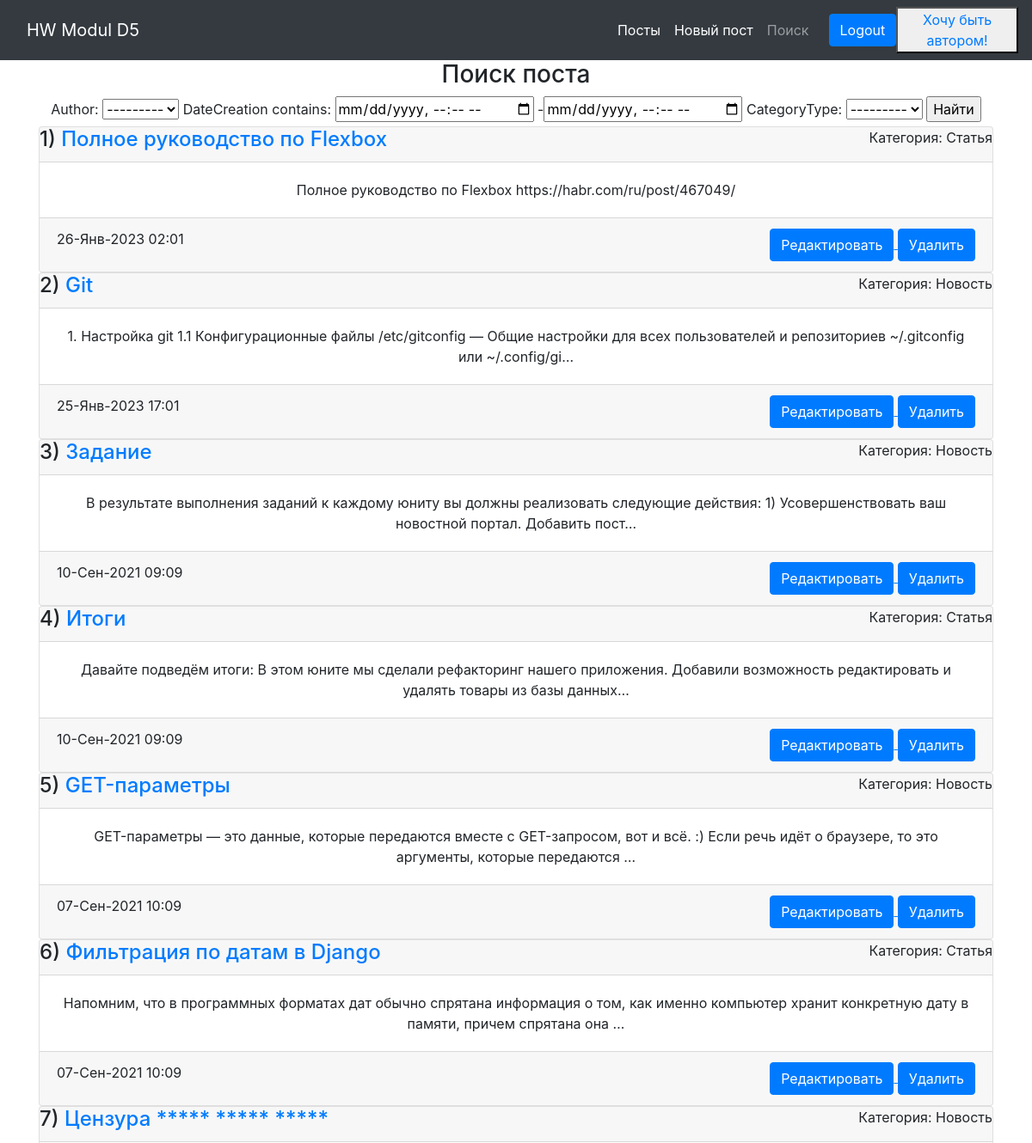
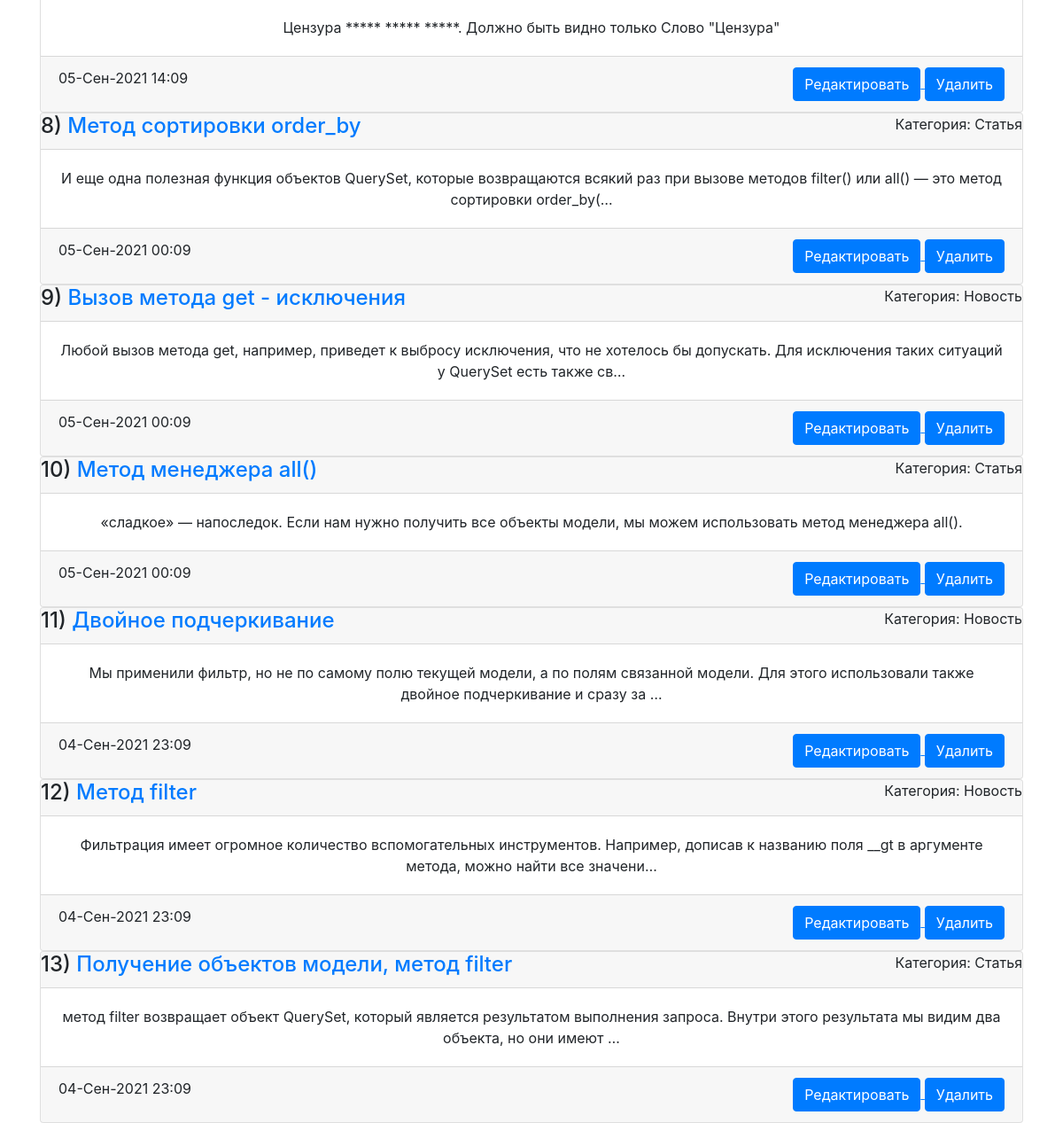
Page /news/search/ (signed in) on the committed database (2 pictures, top to bottom).
### news/models.py (models this page shows, shortened)
class Post(models.Model):
    author = models.ForeignKey(Author, on_delete=models.CASCADE)
    NEWS = 'Новость'
    ARTICLE = 'Статья'
    CATEGORY_CHOICES = (
        (NEWS, 'Новость'),
        (ARTICLE, 'Статья'),
    )
    categoryType = models.CharField(
        max_length=7, choices=CATEGORY_CHOICES, default=ARTICLE)
    dateCreation = models.DateTimeField(auto_now_add=True)
    postCategory = models.ManyToManyField(Category, through='PostCategory')
    title = models.CharField(max_length=128)
    text = models.TextField()
    rating = models.SmallIntegerField(default=0)

### news/views.py (the view)
# urls.py: path('search/', PostSearch.as_view(), name='search'),
class PostSearch(PostList):
    template_name = 'flatpages/search.html'
    context_object_name = 'search'
    filter_class = PostFilter
    def get_filter(self):
        return PostFilter(self.request.GET, queryset=super().get_queryset())
    def get_queryset(self):
        return self.get_filter().qs
    def get_context_data(self, *args, **kwargs):
        context = super().get_context_data(*args, **kwargs)
        context['filter'] = PostFilter(
            self.request.GET, queryset=self.get_queryset())
        return context

### news/models.py (called while the page is built)
    def __str__(self) -> str:
        return self.authorUser.username

### news/templatetags/custom_filters.py (called while the page is built)
@register.filter(name='censor')
def censor(value):
    for word in censor_list:
        value = value.replace(word, '*****')
    return value

### news/views.py (called while the page is built)
    def get_context_data(self, **kwargs):
        context = super().get_context_data(**kwargs)
        context['is_not_authors'] = not self.request.user.groups.filter(
            name='authors').exists()
        return context

### templates/flatpages/search.html (shortened to what this page needs)
{% extends 'flatpages/default.html' %}
{% load custom_filters %}
{% block content %}
<h3>Поиск поста</h3>
<form method="GET">
    {{ filter.form }}
    <input type="submit" value="Найти">
</form>
{% if filter %}
{% for news in filter.qs %}
<div class="card">
    <div class="card-header">
        <h4>{{ forloop.counter }}) <a href="{% url 'post' news.id %}">{{ news.title|censor }}</a></h4>
        <p>Категория: {{ news.categoryType }}</p>
    </div>
    <div class="card-body">
        {{ news.text|truncatechars:150|censor }}
    </div>
    <div class="card-footer">
        {{ news.dateCreation|date:'d-M-Y H:m' }}
        <div>
            <a href="{% url 'post_update' news.id %}"><u> <button type="submit"
                        class="btn btn-primary">Редактировать</button> </u></a>
            <a href="{% url 'post_delete' news.id %}"><u> <button type="submit" class="btn btn-primary">Удалить</button>
                </u></a>
        </div>
    </div>
</div>
{% endfor %}
{% endif %}
{% endblock content %}

### static/css/style.css (style rules this page uses)
.card-header { padding: 0; margin: 0; display: flex; justify-content: space-between; }
.card-footer { display: flex; justify-content: space-between; }

### rows in the picture
Post: title|censor "Полное руководство по Flexbox", categoryType "Статья", text|censor "Полное руководство по Flexbox https://habr.com/ru/post/467049/", dateCreation "26-Янв-2023 02:01"
Post: title|censor "Git", categoryType "Новость", text|censor "1. Настройка git 1.1 Конфигурационные файлы /etc/gitconfig — Общие настройки для всех пользователей и репозиториев ~/.gitconfig или ~/.config/gi…", dateCreation "25-Янв-2023 17:01"
Post: title|censor "Задание", categoryType "Новость", text|censor "В результате выполнения заданий к каждому юниту вы должны реализовать следующие действия: 1) Усовершенствовать ваш новостной портал. Добавить пост…", dateCreation "10-Сен-2021 09:09"
Post: title|censor "Итоги", categoryType "Статья", text|censor "Давайте подведём итоги: В этом юните мы сделали рефакторинг нашего приложения. Добавили возможность редактировать и удалять товары из базы данных…", dateCreation "10-Сен-2021 09:09"
Post: title|censor "GET-параметры", categoryType "Новость", text|censor "GET-параметры — это данные, которые передаются вместе с GET-запросом, вот и всё. :) Если речь идёт о браузере, то это аргументы, которые передаются …", dateCreation "07-Сен-2021 10:09"
Post: title|censor "Фильтрация по датам в Django", categoryType "Статья", text|censor "Напомним, что в программных форматах дат обычно спрятана информация о том, как именно компьютер хранит конкретную дату в памяти, причем спрятана она …", dateCreation "07-Сен-2021 10:09"
Post: title|censor "Цензура ***** ***** *****", categoryType "Новость", text|censor "Цензура ***** ***** *****. Должно быть видно только Слово \"Цензура\"", dateCreation "05-Сен-2021 14:09"
Post: title|censor "Метод сортировки order_by", categoryType "Статья", text|censor "И еще одна полезная функция объектов QuerySet, которые возвращаются всякий раз при вызове методов filter() или all() — это метод сортировки order_by(…", dateCreation "05-Сен-2021 00:09"
Post: title|censor "Вызов метода get - исключения", categoryType "Новость", text|censor "Любой вызов метода get, например, приведет к выбросу исключения, что не хотелось бы допускать. Для исключения таких ситуаций у QuerySet есть также св…", dateCreation "05-Сен-2021 00:09"
Post: title|censor "Метод менеджера all()", categoryType "Статья", text|censor "«сладкое» — напоследок. Если нам нужно получить все объекты модели, мы можем использовать метод менеджера all().", dateCreation "05-Сен-2021 00:09"
Post: title|censor "Двойное подчеркивание", categoryType "Новость", text|censor "Мы применили фильтр, но не по самому полю текущей модели, а по полям связанной модели. Для этого использовали также двойное подчеркивание и сразу за …", dateCreation "04-Сен-2021 23:09"
Post: title|censor "Метод filter", categoryType "Новость", text|censor "Фильтрация имеет огромное количество вспомогательных инструментов. Например, дописав к названию поля __gt в аргументе метода, можно найти все значени…", dateCreation "04-Сен-2021 23:09"
Post: title|censor "Получение объектов модели, метод filter", categoryType "Статья", text|censor "метод filter возвращает объект QuerySet, который является результатом выполнения запроса. Внутри этого результата мы видим два объекта, но они имеют …", dateCreation "04-Сен-2021 23:09"
